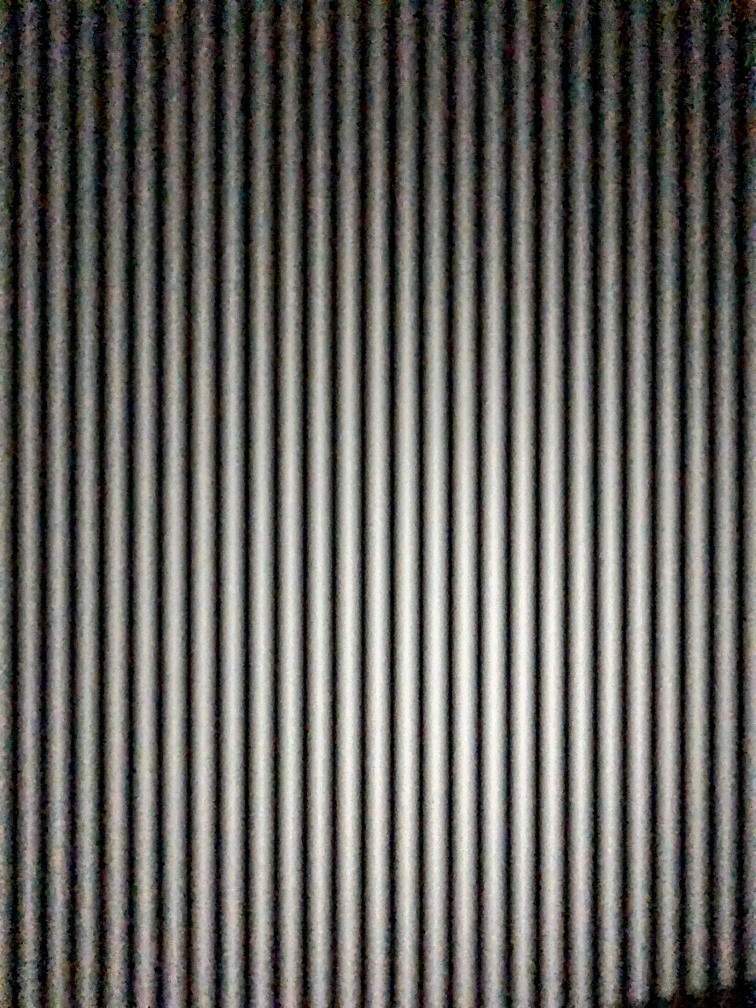
#> input picture single/IMG_4798.JPG, 3024 x 4032 px (shown at 1/4 size)
$ python single.py
#> lines starting #> are read from the running program, lines starting #| are printed output that depends on the picture
import matplotlib.pyplot as plt
import cv2
import numpy as np
import demodulation


# [25 lines of commented-out code are left out]

def main1():
    img_short = cv2.imread('single/IMG_4798.JPG', 0)
    img_long = cv2.imread('single/IMG_4797.JPG', 0)
    # plt.plot(np.sum(img_short, 0)/np.sum(img_long, 0))

    h, v = img_short.shape
    y, x = 3, 3
    xstep = int(v / x)
    ystep = int(h / y)
    shorts = [[] for i in range(y)]
    longs = [[] for i in range(y)]
    layers = [[] for i in range(y)]
    for i in range(y):
        for j in range(x):
            # cv2.namedWindow('X')
            # cv2.imshow('X', img_short[ystep * j:ystep * (j + 1), xstep * i:xstep * (i + 1)])
            # cv2.waitKeyEx(0)
            shorts[i].append(np.sum(img_short[ystep * j:ystep * (j + 1), xstep * i:xstep * (i + 1)], 0))
            longs[i].append(np.sum(img_long[ystep * j:ystep * (j + 1), xstep * i:xstep * (i + 1)], 0))
            layers[i].append(shorts[i][j] / longs[i][j])
    for i in range(y):
        for j in range(x):
            plt.subplot(y, x, i * y + j + 1)
            plt.plot(layers[j][i])
    plt.show()

def main2():
    img_short = cv2.imread('single/IMG_4798.JPG', 0)
#> img_short: shape (4032, 3024); min 0, max 255, mean 99.6
    img_long = cv2.imread('single/IMG_4797.JPG', 0)
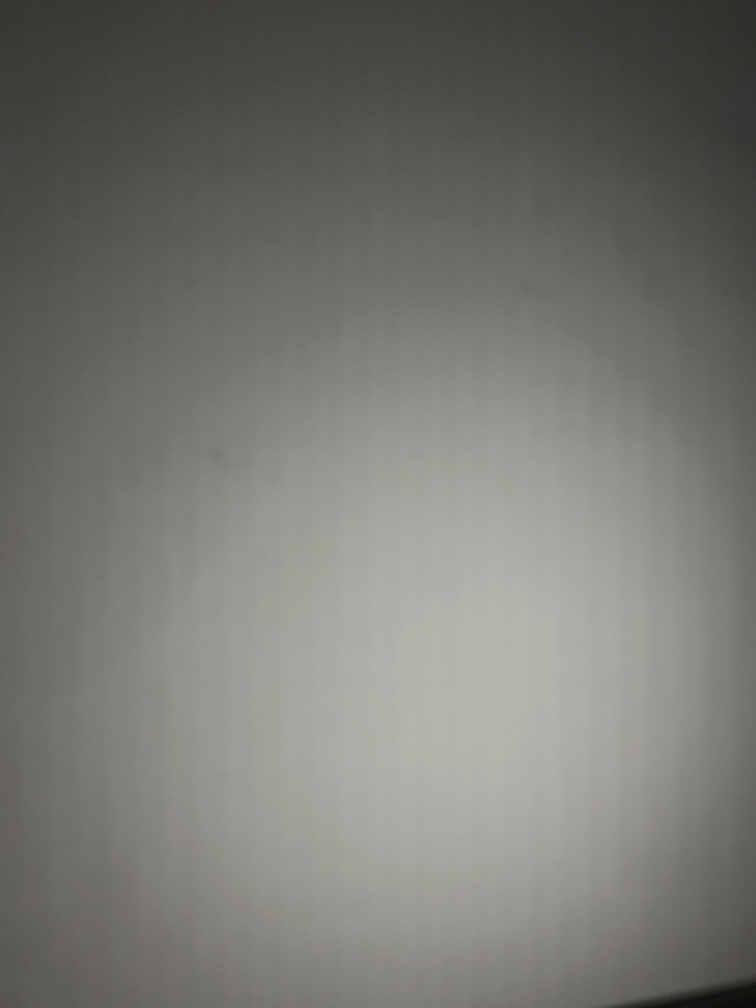
#> input picture single/IMG_4797.JPG, 3024 x 4032 px (shown at 1/4 size)
#> img_long: shape (4032, 3024); min 0, max 188, mean 118.8
    ratio = np.sum(img_short, 0)/np.sum(img_long, 0)
#> ratio = 3024 values, max 1.58 at index 115, min 0.0187 at index 987, mean 0.836
    x = np.array([i for i in range(len(ratio))])
#> x = 3024 values from 0 to 3023
    # plt.plot(np.sum(img_short, 0))
    # plt.plot(np.sum(img_long, 0))
    plt.plot(ratio)
    plt.show()
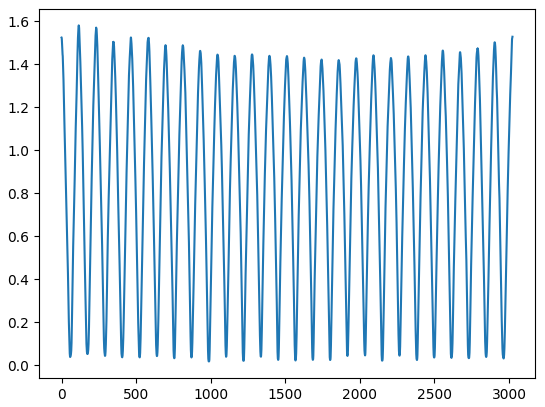
#> figure drawn by matplotlib, 1 panel; curve peaks at x = 115, y = 1.58

if __name__ == '__main__':
    main2()
